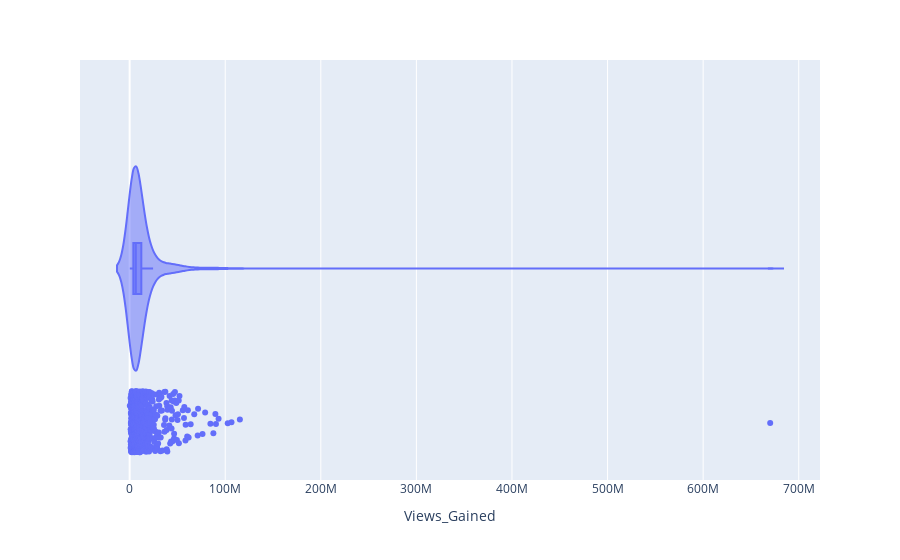

Here is the notebook cell this chart was saved with:
### Code cell
# Violin Plot of Views Gained Data



px.violin(
    twitch_modified,
    x= 'Views_Gained',
    box=True,
    points='all'
)

### Figure 1 — Plotly figure (JSON) as saved in the notebook; plotly's stock layout.template omitted (floating-point values rounded to 4 significant figures; data arrays with more than 128 entries replaced by an {"elided": "..."} marker saying what was removed)
{"data": [{"alignmentgroup": "True", "box": {"visible": true}, "hovertemplate": "Views_Gained=%{x}<extra></extra>", "legendgroup": "", "marker": {"color": "#636efa"}, "name": "", "offsetgroup": "", "orientation": "h", "points": "all", "scalegroup": "True", "showlegend": false, "type": "violin", "x": {"elided": "1000 int values"}, "x0": " ", "xaxis": "x", "y0": " ", "yaxis": "y"}], "layout": {"legend": {"tracegroupgap": 0}, "margin": {"t": 60}, "violinmode": "group", "xaxis": {"anchor": "y", "domain": [0, 1], "title": {"text": "Views_Gained"}}, "yaxis": {"anchor": "x", "domain": [0, 1]}}}
